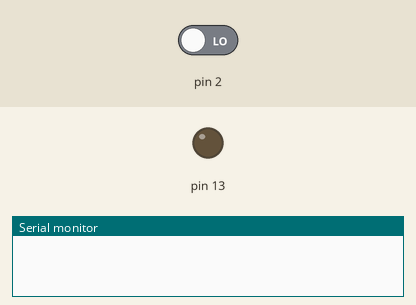
The sketch below on a simulated Arduino Uno, built with avr-gcc and run on an emulated ATmega328P. On the bench: output pins drawn as LEDs (lit = HIGH), the last lines printed to the serial monitor. The inputs (shaded band) are chosen by the test bench; at power-on: pin 2 LOW.

Above: at 1.2 s.
1.3 s: pin 2 driven HIGH
At 2.4 s:
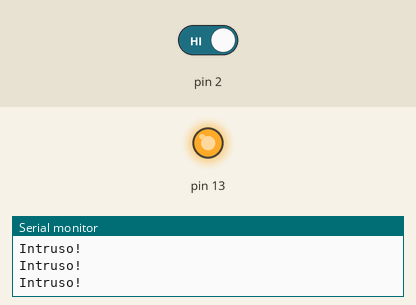
2.8 s: pin 2 driven LOW
At 3.7 s:
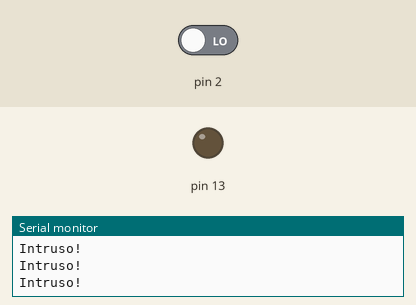
Timing chart, 0 to 5.8 s (numbered marks = the images above; inputs shaded):
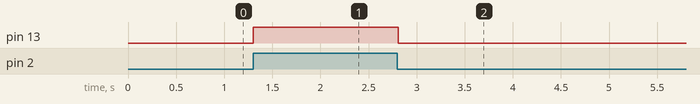

The sketch:

pir.ino
```cpp
void setup() {
  pinMode (2, INPUT);
  pinMode (13, OUTPUT);
  Serial.begin(9600);

}

void loop() {
int pir = digitalRead(2);

if (pir == 1){
    digitalWrite(13, HIGH);
    Serial.println("Intruso!");
    }
else {
      digitalWrite(13, LOW);
     }

delay (10);

}
```

Measured:
- after the input at 1.3 s, pin 13: LOW → HIGH at once
- after the input at 2.8 s, pin 13: HIGH → LOW at once
